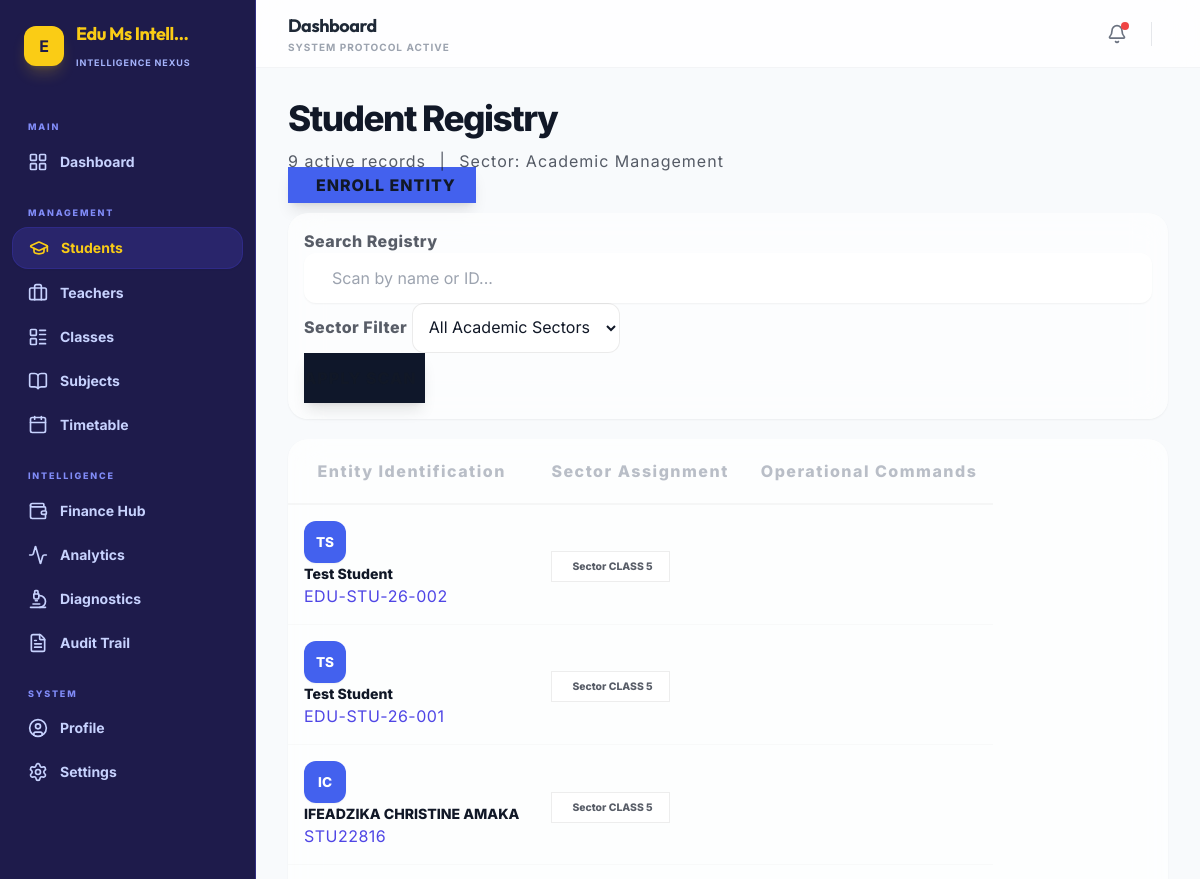
The page /admin-dashboard/students/ (signed in, upper part) on the database as committed earlier.
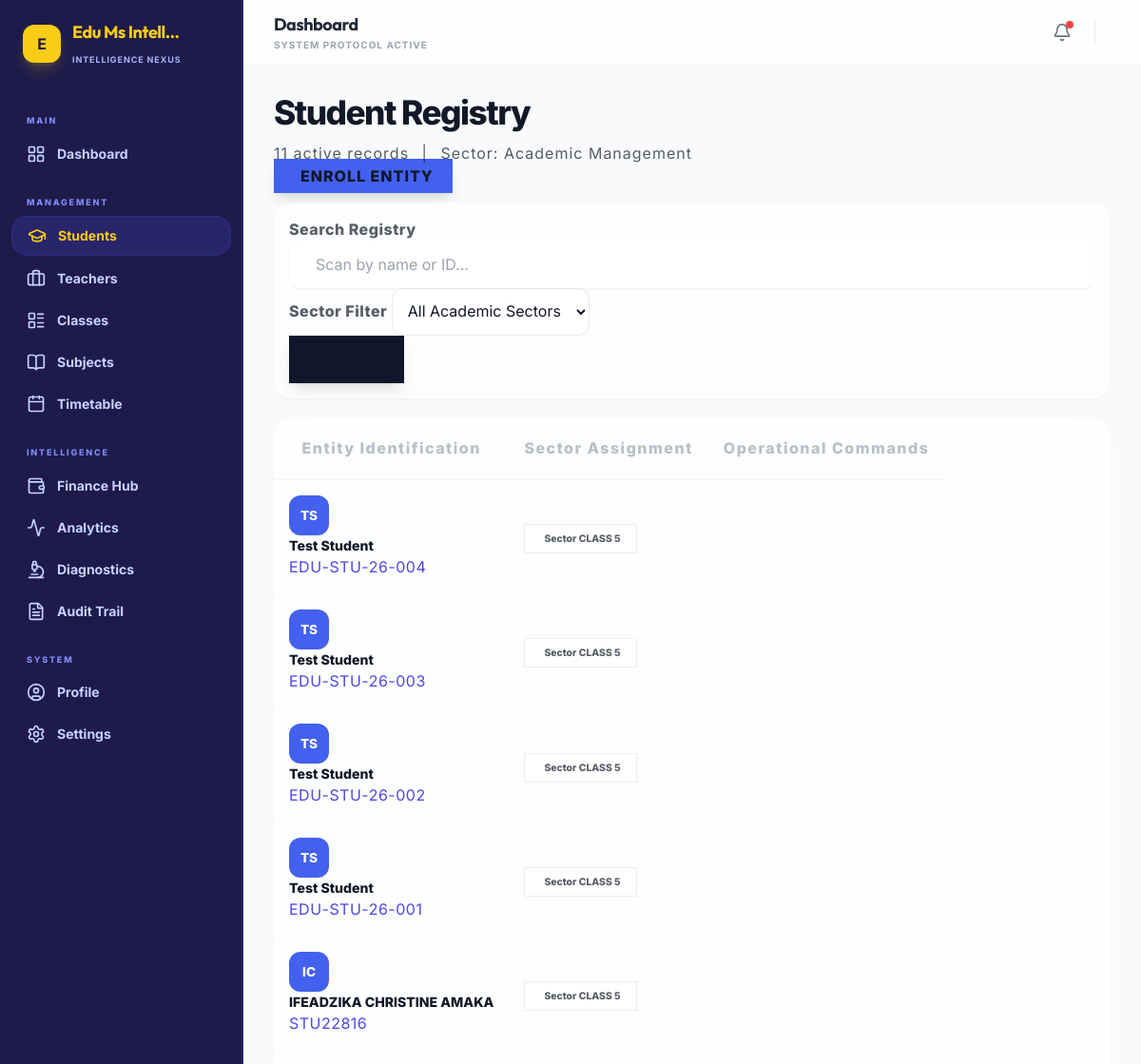
The same page on the database as committed later.
### students/models.py (models this page shows, shortened)
class Student(models.Model):
    GENDER_CHOICES = [
        ('male', 'Male'),
        ('female', 'Female'),
        ('other', 'Other'),
    ]
    STATUS_CHOICES = [
        ('active', 'Active'),
        ('inactive', 'Inactive'),
        ('suspended', 'Suspended'),
        ('graduated', 'Graduated'),
    ]
    user = models.OneToOneField('accounts.User', on_delete=models.CASCADE)
    student_id = models.CharField(max_length=20, unique=True)
    class_enrolled = models.ForeignKey('core.Class', on_delete=models.SET_NULL, null=True, blank=True)
    house = models.ForeignKey('core.House', on_delete=models.SET_NULL, null=True, blank=True, related_name='students')
    enrollment_date = models.DateField(null=True, blank=True, help_text="Date the student was admitted to the school")
    age = models.PositiveIntegerField(null=True, blank=True)
    gender = models.CharField(max_length=10, choices=GENDER_CHOICES, blank=True)
    status = models.CharField(max_length=20, choices=STATUS_CHOICES, default='active')
    hobbies = models.TextField(blank=True, help_text="Student's hobbies and interests")
    parent_name = models.CharField(max_length=100, blank=True, verbose_name="Parent / Guardian Name")
    parent_phone = models.CharField(max_length=20, blank=True, verbose_name="Parent / Guardian Phone")
    parent_email = models.EmailField(blank=True, verbose_name="Parent / Guardian Email")
    parent_relationship = models.CharField(
        max_length=30, blank=True,
        verbose_name="Relationship to Student",
        help_text="e.g. Father, Mother, Uncle, Guardian"
    )
    emergency_contact_name = models.CharField(max_length=100, blank=True, verbose_name="Emergency Contact Name")
    emergency_contact_phone = models.CharField(max_length=20, blank=True, verbose_name="Emergency Contact Phone")
    emergency_contact_relationship = models.CharField(max_length=30, blank=True, verbose_name="Emergency Relationship")
    objects = StudentManager()
    class Meta:
        indexes = [
            models.Index(fields=['student_id']),
            models.Index(fields=['class_enrolled']),
            models.Index(fields=['status']),
            models.Index(fields=['enrollment_date']),
        ]

### accounts/models.py (models this page shows, shortened)
class User(AbstractUser):
    ROLE_CHOICES = (
        ('admin', 'Admin'),
        ('teacher', 'Teacher'),
        ('student', 'Student'),
    )
    GENDER_CHOICES = (
        ('male', 'Male'),
        ('female', 'Female'),
        ('other', 'Other'),
    )
    role = models.CharField(max_length=10, choices=ROLE_CHOICES, default='student')
    gender = models.CharField(max_length=10, choices=GENDER_CHOICES, blank=True, null=True)
    phone = models.CharField(max_length=15, blank=True)
    address = models.TextField(blank=True)
    date_of_birth = models.DateField(null=True, blank=True)
    profile_picture = models.ImageField(upload_to='profiles/', null=True, blank=True)
    has_completed_onboarding = models.BooleanField(default=False)
    badges = models.ManyToManyField(Badge, related_name='users', blank=True)

### core/models.py (models this page shows, shortened)
class Class(models.Model):
    name = models.CharField(max_length=100)
    section = models.CharField(max_length=10, blank=True)
    grade = models.CharField(max_length=10)
    class_teacher = models.ForeignKey('accounts.User', on_delete=models.SET_NULL, null=True, related_name='class_teacher')
    class Meta:
        indexes = [
            models.Index(fields=['grade']),
        ]

### admin_dashboard/views.py (the view)
# urls.py: path('students/', views.student_list, name='student_list'),
@admin_required
def student_list(request):
    from django.db.models import Q
    students_query = Student.objects.with_performance_stats().select_related('user', 'class_enrolled').order_by('-user__date_joined')
    classes = Class.objects.all().order_by('name')
    q = request.GET.get('q', '').strip()
    class_id = request.GET.get('class', '')
    if q:
        students_query = students_query.filter(
            Q(student_id__icontains=q) |
            Q(user__first_name__icontains=q) |
            Q(user__last_name__icontains=q)
        )
    if class_id:
        students_query = students_query.filter(class_enrolled_id=class_id)
    paginator = Paginator(students_query, 25)
    page_number = request.GET.get('page')
    page_obj = paginator.get_page(page_number)
    context = {
        'students': page_obj,
        'page_obj': page_obj,
        'classes': classes,
        'q': q,
        'selected_class': class_id,
        'total_students': students_query.count()
    }
    return render(request, 'admin_dashboard/students.html', context)

### core/context_processors.py (called while the page is built)
def school_config(request):
    config = SchoolConfiguration.get_config()
    return {'school_config': config}

def unread_notifications(request):
    if request.user.is_authenticated:
        from analytics.models import Notification as AnalyticsNotification
        unread = AnalyticsNotification.objects.filter(recipient=request.user, is_read=False).order_by('-created_at')
        return {
            'unread_notifications': unread[:5],  # Top 5 for dropdown
            'unread_notifications_count': unread.count()
        }
    return {}

### core/models.py (called while the page is built)
    @classmethod
    def get_config(cls):
        obj, created = cls.objects.get_or_create(id=1)
        return obj

### students/models.py (called while the page is built)
    def get_queryset(self):
        return StudentQuerySet(self.model, using=self._db)

    def with_performance_stats(self):
        return self.get_queryset().with_performance_stats()

### templates/admin_dashboard/students.html (shortened to what the changed rows need)
{% extends 'base.html' %}
{% block content %}
<div class="row layout-spacing">
    <div class="col-12 mb-5">
        <div class="d-flex justify-content-between align-items-end mb-4">
            <div>
                <h2 class="fw-800 mb-1" style="letter-spacing: -1.5px; color: var(--text-dark); font-size: 2.2rem;">Student Registry</h2>
                <div class="d-flex align-items-center gap-2 text-muted fw-bold extra-small text-uppercase opa-7" style="letter-spacing: 1px;">
                     {{ total_students }} active records <span class="mx-2">|</span>
                     Sector: Academic Management
                </div>
            </div>
        </div>
    <div class="col-12 animate-fade-up delay-1">
        <div class="nexus-glass-card overflow-hidden border-0 shadow-sm">
            <div class="table-responsive">
                <table class="table table-hover align-middle mb-0 nexus-premium-table">
                    <thead>
                        <tr class="bg-light bg-opacity-50">
                            <th class="ps-4 py-4 extra-small text-uppercase text-muted fw-800 opa-7" style="letter-spacing: 1.5px;">Entity Identification</th>
                            <th class="py-4 extra-small text-uppercase text-muted fw-800 opa-7" style="letter-spacing: 1.5px;">Sector Assignment</th>
                            <th class="pe-4 py-4 text-end extra-small text-uppercase text-muted fw-800 opa-7" style="letter-spacing: 1.5px;">Operational Commands</th>
                        </tr>
                    </thead>
                    <tbody>
                        {% for student in students %}
                        <tr class="animate-fade-in" style="border-bottom: 1px solid rgba(0,0,0,0.03) !important;">
                            <td class="ps-4 py-3" data-label="Entity Identification">
                                <div class="d-flex align-items-center gap-3">
                                    <div class="p-avatar shadow-sm" style="background: var(--p-nexus-primary); width: 42px; height: 42px; font-size: 0.85rem;">
                                        {{ student.user.first_name|slice:":1" }}{{ student.user.last_name|slice:":1" }}
                                    </div>
                                    <div class="text-start">
                                        <div class="fw-800 text-dark small" style="font-size: 0.88rem;">{{ student.user.get_full_name }}</div>
                                        <div class="d-flex align-items-center gap-2">
                                            <div class="extra-small text-primary fw-bold text-uppercase opa-6" style="letter-spacing: 0.5px;">{{ student.student_id|default:"ID-PENDING" }}</div>
                                        </div>
                                    </div>
                                </div>
                            </td>
                            <td data-label="Sector Assignment">
                                <span class="badge border bg-white text-dark extra-small rounded-pill px-4 py-2 fw-800 text-uppercase opa-7" style="font-size: 0.65rem; border-color: rgba(0,0,0,0.1) !important;">
                                     Sector {{ student.class_enrolled.name|default:"UNASSIGNED" }}
                                </span>
                            </td>
                            <td class="pe-4 text-end" data-label="Operational Commands">
                            </td>
                        </tr>
                        {% empty %}
                        <tr><td colspan="3" class="p-5 text-center text-muted fw-bold extra-small text-uppercase opa-5">Protocol execution yielded 0 results. Check filters.</td></tr>
                        {% endfor %}
                    </tbody>
                </table>
            </div>
        </div>
    </div>
            </div>
        </div>
    </div>
</div>
{% endblock %}

Rows that differ between the two databases and show on the page:
added Student: user.first_name "T", user.last_name "S", user.get_full_name "Test Student", student_id "EDU-STU-26-004", class_enrolled.name "CLASS 5"
added Student: user.first_name "T", user.last_name "S", user.get_full_name "Test Student", student_id "EDU-STU-26-003", class_enrolled.name "CLASS 5"
Other text that changed with them:
{{ total_students }}: "9" → "11"
